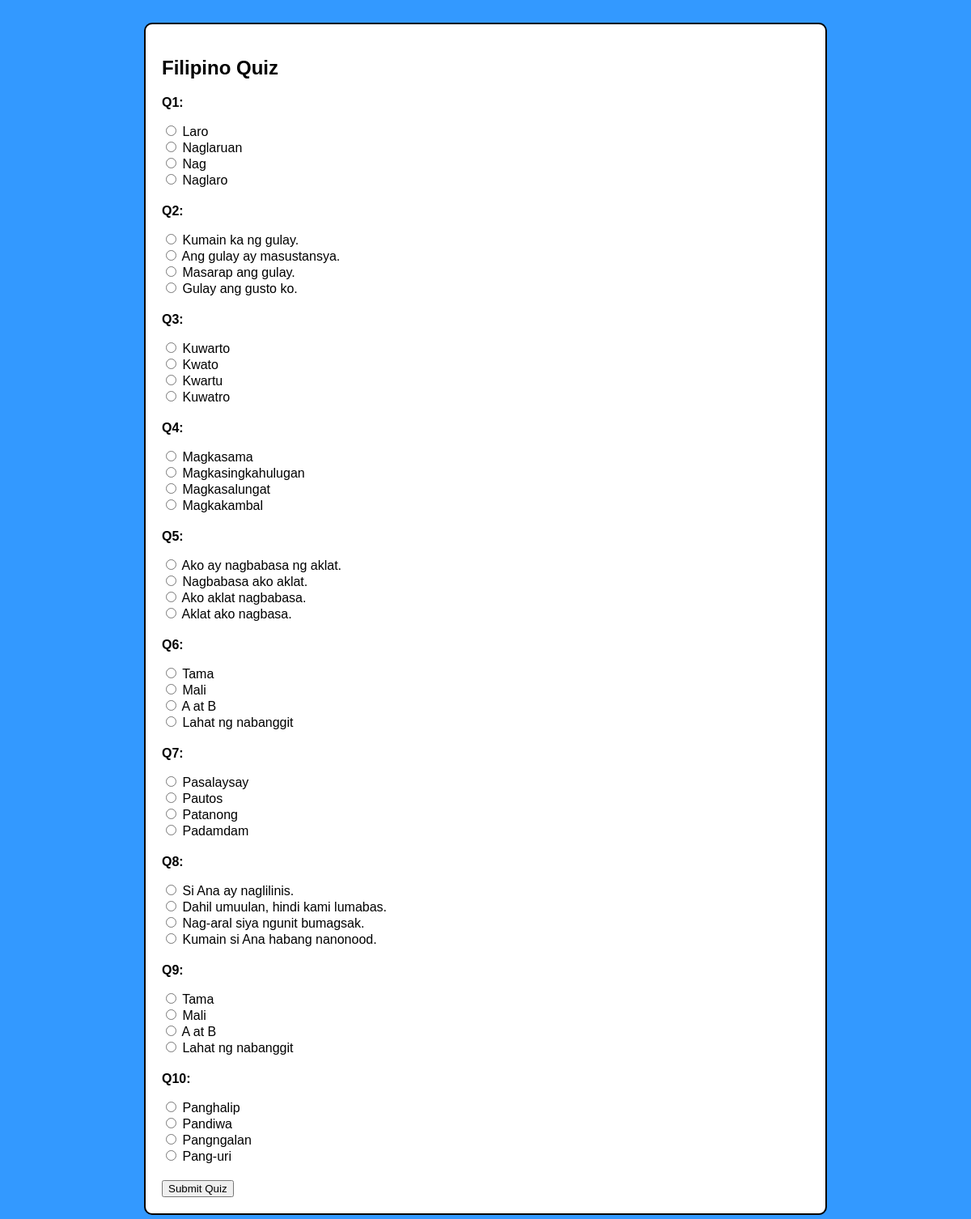
Screenshot of /quiz.php with the database file from the repository.
### tables this page shows
CREATE TABLE `questions` (
  `id` int(11) NOT NULL,
  `subject` varchar(50) NOT NULL,
  `question_text` text NOT NULL,
  `option_a` varchar(255) NOT NULL,
  `option_b` varchar(255) NOT NULL,
  `option_c` varchar(255) NOT NULL,
  `option_d` varchar(255) NOT NULL,
  `correct_answer` char(1) NOT NULL
);

### quiz.php (the view, shortened to what this page needs)
<?php
include "db.php";
$subject = "Filipino";
$num = 10;
$stmt = $conn->prepare("SELECT * FROM questions WHERE subject = ? ORDER BY RAND() LIMIT ?");
$stmt->bind_param("si", $subject, $num);
$stmt->execute();
$result = $stmt->get_result();
?>
<!DOCTYPE html>
<html>
<head>
</head>
<body>
<div class="box">
  <h2><?= $subject ?> Quiz</h2>
  <form action="submit_quiz.php" method="post">
    <?php
    $num = 1;
    while ($q = $result->fetch_assoc()) {
      echo "<div class='question'>";
      echo "<p><strong>Q{$num}:</strong> {$q['question']}</p>";
      foreach (['A', 'B', 'C', 'D'] as $letter) {
        echo "<label><input type='radio' name='q{$q['id']}' value='{$letter}'> " . $q["option_" . strtolower($letter)] . "</label><br>";
      }
      echo "</div>";
      $num++;
    }
    ?>
    <input type="submit" value="Submit Quiz">
  </form>
</div>
</body>
</html>

### quiz.php (style rules this page uses)
body { font-family: Arial; background-color: #3399ff; padding: 20px; }
.box { background-color: white; border: 2px solid black; padding: 20px; max-width: 800px; margin: auto; border-radius: 10px; }
.question { margin-bottom: 20px; }

### rows the page displays
questions: option_a "Laro", option_b "Naglaruan", option_c "Nag", option_d "Naglaro"
questions: option_a "Kumain ka ng gulay.", option_b "Ang gulay ay masustansya.", option_c "Masarap ang gulay.", option_d "Gulay ang gusto ko."
questions: option_a "Kuwarto", option_b "Kwato", option_c "Kwartu", option_d "Kuwatro"
questions: option_a "Magkasama", option_b "Magkasingkahulugan", option_c "Magkasalungat", option_d "Magkakambal"
questions: option_a "Ako ay nagbabasa ng aklat.", option_b "Nagbabasa ako aklat.", option_c "Ako aklat nagbabasa.", option_d "Aklat ako nagbasa."
questions: option_a "Tama", option_b "Mali", option_c "A at B", option_d "Lahat ng nabanggit"
questions: option_a "Pasalaysay", option_b "Pautos", option_c "Patanong", option_d "Padamdam"
questions: option_a "Si Ana ay naglilinis.", option_b "Dahil umuulan, hindi kami lumabas.", option_c "Nag-aral siya ngunit bumagsak.", option_d "Kumain si Ana habang nanonood."
questions: option_a "Tama", option_b "Mali", option_c "A at B", option_d "Lahat ng nabanggit"
questions: option_a "Panghalip", option_b "Pandiwa", option_c "Pangngalan", option_d "Pang-uri"

### other values shown
$subject "Filipino"
